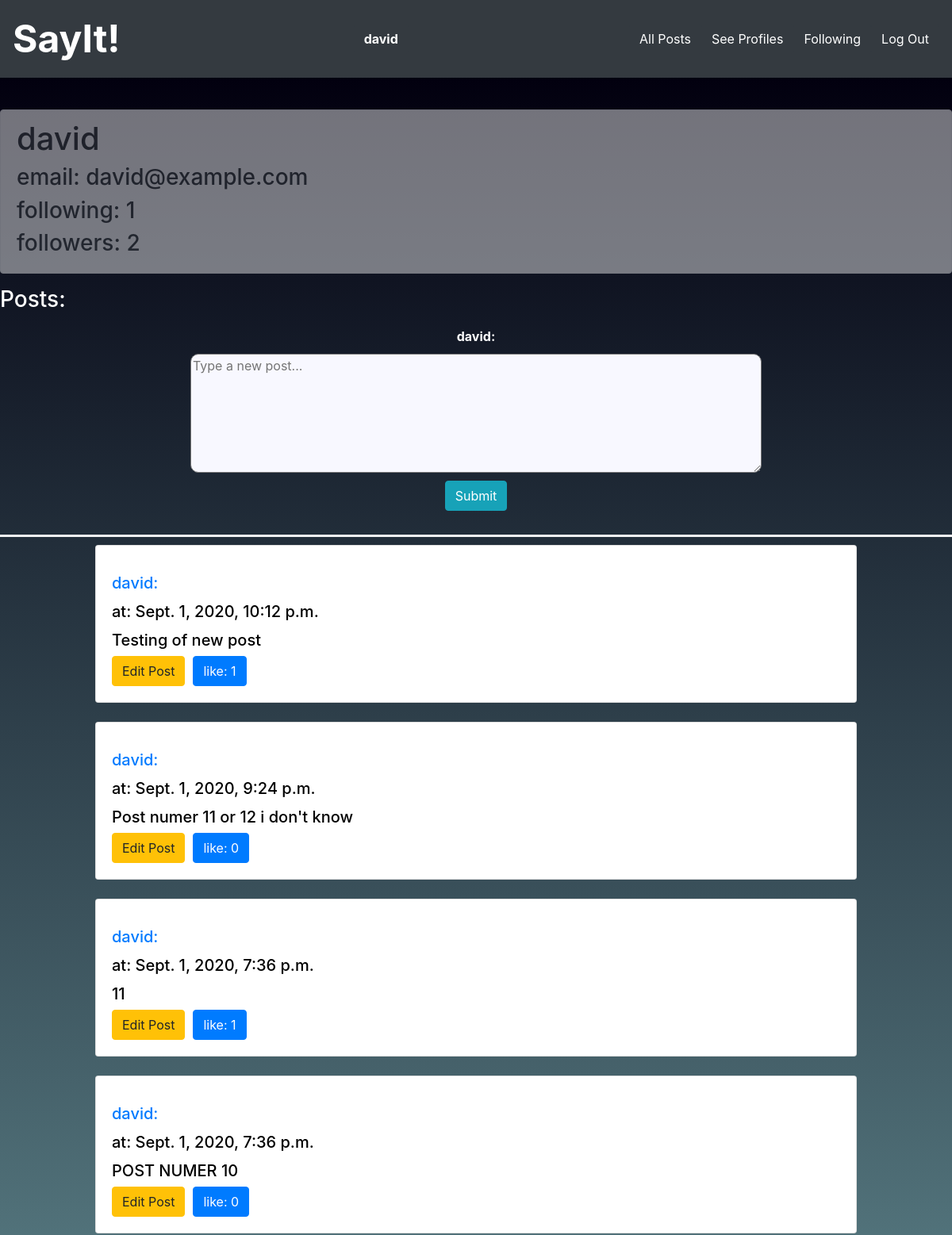
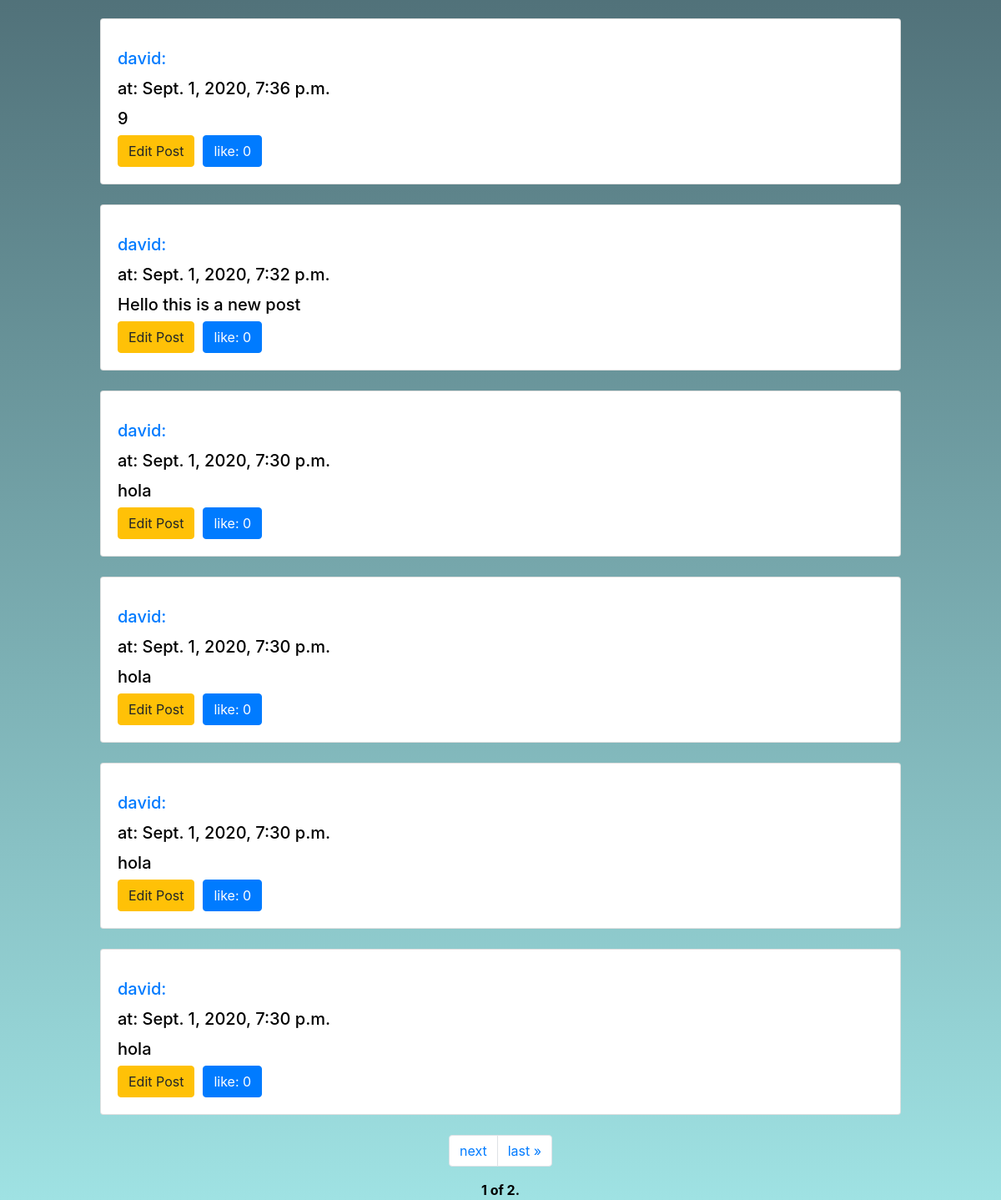
Screenshot of /profile/david (signed in) with the database file from the repository (2 pictures, top to bottom).
### network/models.py (models this page shows, shortened)
class User(AbstractUser):
    pass

class Post(models.Model):
    user = models.ForeignKey(User, on_delete=models.CASCADE, related_name="posts")
    content = models.TextField()
    timestamp = models.DateTimeField(auto_now_add=True)

### network/views.py (the view)
# urls.py: path("profile/<str:username>", views.profile, name="profile"),
@login_required
def profile(request,username):
    user=User.objects.get(username=username)
    try:
        followers = Followers.objects.get(user=user)
    except  Followers.DoesNotExist:
        followers = Followers.objects.create(user=user)
    totalfollowers = followers.followers.all().count()
    try:
        is_following=Followers.objects.get(user=user,followers=request.user)
    except Followers.DoesNotExist:
        is_following=None
    try:
        following = Followers.objects.filter(followers=user)
    except  Followers.DoesNotExist:
        following = None
    totalfollowing = following.count()
    posts = user.posts.all()
    total_posts = posts.order_by("-timestamp").all()
    paginator = Paginator(total_posts, 10) # Show 10 post per page.
    page_number = request.GET.get('page')
    page_obj = paginator.get_page(page_number)
    actual_User=request.user
    total_likes={}
    likeds={}
    for post in total_posts:
        try:
            likes = Likes.objects.get(post=post)
        except Likes.DoesNotExist:
            likes = Likes.objects.create(post=post)
        try:
            liked = Likes.objects.filter(post=post,users=actual_User)
        except Likes.DoesNotExist:
            liked = False
        if not liked:
            liked=False
        likeds[post.id] = liked
        total_likes[post.id] = likes.users.all().count()
    print(total_likes)
    print(likeds)
    return render(request, 'network/profile.html',{
        'user_profile':user,
        'followers':followers,
        'totalfollowers':totalfollowers,
        'totalfollowing':totalfollowing,
        'page_obj': page_obj,
        'total_likes':total_likes,
        'likeds':likeds,
        'is_following':is_following
    })

### network/templates/network/profile.html (shortened to what this page needs)
{% extends "network/layout.html" %}
{% load static %}
{% block body %}
<div class="alert alert-secondary" role="alert" style="opacity: 0.5;">
<h1>{{user_profile.username}}</h1>
<h3>email: {{user_profile.email}}</h2>
{% if followers %}
<h3> following: {{totalfollowing}}</h2>
{% else %}
following None
{% endif %}
{% if followers %}
<h3 data-followers="{{totalfollowers}}" id="followers_count"> followers: {{totalfollowers}}</h2>
{% else %}
No followers
{% endif %}
</div>
<h3>Posts:</h2>
<div class="all-post">
    {% if request.user == user_profile %}
    <div class="post-form">
        <form id="post-form">
            <strong>{{request.user.username}}: </strong>
            <textarea id="post-content" placeholder="Type a new post..." style="width: 60%;"></textarea>
            <input type="submit" class="btn btn-info" id="submitButton" style="margin-bottom: 30px ;" />
        </form>
    </div>
    {% endif %}
    <div class="posts-all" style="align-items: center; display: flex; flex-direction: column;">
        {% for post in page_obj %}
        <div class="card" style="width: 80vw; padding-top: 15px;" id="card-{{post.id}}">
            <div class="card-body" style="color: black; " >
                <h5 class="card-title"><a href="{% url 'profile' post.user %}">{{post.user}}:</a></h5>
                <h5 class="card-title">at: {{post.timestamp}}</h5>
                <h5 class="card-text" id="content-{{post.id}}">{{ post.content }}</h5>
                    {% if user == post.user %}
                    <button class="btn btn-warning" data-id="{{post.id}}" style="margin-right: 10px;">Edit Post</a>
                    {% endif %}
                    {% for key, value in total_likes.items %}
                        {% if key == post.id %}
                            {% for ids, liked in likeds.items %}
                                {% if ids == post.id %}
                                    {% if liked %}
                                        <button class="btn btn-danger like_button"  data-id="{{post.id}}" data-likes="{{value}}" id="{{post.id}}">unlike: {{value}}</button>
                                    {% else %}
                                        <button class="btn btn-primary like_button"  data-id="{{post.id}}" data-likes="{{value}}" id="{{post.id}}">like: {{value}}</button>
                                    {% endif %}
                                {% endif %}
                            {% endfor %}
                        {% endif %}
                    {% endfor %}
            </div>
        </div>
        <br>
        {% endfor %}
        <div class="pagination">
            <span class="step-links">
                <nav aria-label="Page navigation example">
                    <ul class="pagination">
                        {% if page_obj.has_next %}
                        <li class="page-item"><a class="page-link" href="?page={{ page_obj.next_page_number }}">next</a>
                        </li>
                        <li class="page-item"><a class="page-link" href="?page={{ page_obj.paginator.num_pages }}">last
                                &raquo;</a>
                        </li>
                        {% endif %}
                    </ul>
                </nav>
            </span>
        </div>
        <div>
            <span class="current" style="color: black;">
                <strong>{{ page_obj.number }} of {{ page_obj.paginator.num_pages }}.</strong>
            </span>
        </div>
    </div>
</div>
</div>
{% endblock %}

### network/templates/network/layout.html (shortened to what this page needs)
{% load static %}
<!DOCTYPE html>
<html lang="en">
<head>
    <link rel="stylesheet" href="https://stackpath.bootstrapcdn.com/bootstrap/4.4.1/css/bootstrap.min.css"
>
    <link href="{% static 'network/styles.css' %}" rel="stylesheet">
</head>
<body>
    <nav class="navbar navbar-dark bg-dark">
        <a class="navbar-brand" style="font-size: 3pc;" href="#"><strong>SayIt!</strong></a>
        {% if user.is_authenticated %}
        <a class="btn btn-dark" href="{% url 'profile' user.username %}"> <strong>{{ user.username }}</strong></a>
        {% endif %}
        <div style="align-content: flex-end; display: flex;">
            <a class="btn btn-dark" href="{% url 'index' %}">All Posts</a>
        {% if user.is_authenticated %}
            <a class="btn btn-dark" href="{% url 'profiles' %}">See Profiles</a>
            <a class="btn btn-dark" href="{% url 'following' %}">Following</a>
            <a class="btn btn-dark" href="{% url 'logout' %}">Log Out</a>
        </div>
        {% else %}
        <a class="btn btn-dark" href="{% url 'login' %}">Log In</a>
        <a class="btn btn-dark" href="{% url 'register' %}">Register</a>
        </div>
        {% endif %}
    </nav>
    <div class="body">
        {% block body %}
        {% endblock %}
</body>
</html>

### network/static/network/styles.css (style rules this page uses)
#post-form { display: flex; width: 100%; padding-top: 10px; align-items: center; flex-direction: column; justify-content: space-between; border-bottom: solid 3px whitesmoke; margin-bottom: 10px; }
#post-content,#edit-content { width: 40%; height: 150px; border-radius: 10px; background-color: ghostwhite; margin-top: 10px; margin-bottom: 10px; }

### network/templates/network/layout.html (style rules this page uses)
.body { background: rgb(159,226,227); background: linear-gradient(0deg, rgba(159,226,227,1) 0%, rgba(2,0,15,1) 100%); color: white; min-height: 600px; padding-top: 40px; }

### rows the page displays
User: username "david", email "david@example.com", user.username "david"
Post: user "david", timestamp "Sept. 1, 2020, 10:12 p.m.", content "Testing of new post", likeds "1"
Post: user "david", timestamp "Sept. 1, 2020, 9:24 p.m.", content "Post numer 11 or 12 i don't know", likeds "0"
Post: user "david", timestamp "Sept. 1, 2020, 7:36 p.m.", content "11", likeds "1"
Post: user "david", timestamp "Sept. 1, 2020, 7:36 p.m.", content "POST NUMER 10", likeds "0"
Post: user "david", timestamp "Sept. 1, 2020, 7:36 p.m.", content "9", likeds "0"
Post: {{ post.id }} 8 (drawn), user "david", timestamp "Sept. 1, 2020, 7:32 p.m.", content "Hello this is a new post", likeds "0"
Post: user "david", timestamp "Sept. 1, 2020, 7:30 p.m.", content "hola", likeds "0"
Post: user "david", timestamp "Sept. 1, 2020, 7:30 p.m.", content "hola", likeds "0"
Post: user "david", timestamp "Sept. 1, 2020, 7:30 p.m.", content "hola", likeds "0"
Post: user "david", timestamp "Sept. 1, 2020, 7:30 p.m.", content "hola", likeds "0"

### other values shown
{{ totalfollowing }} "1"
{{ totalfollowers }} "2"
{{ page_obj.number }} "1"
{{ page_obj.paginator.num_pages }} "2"
